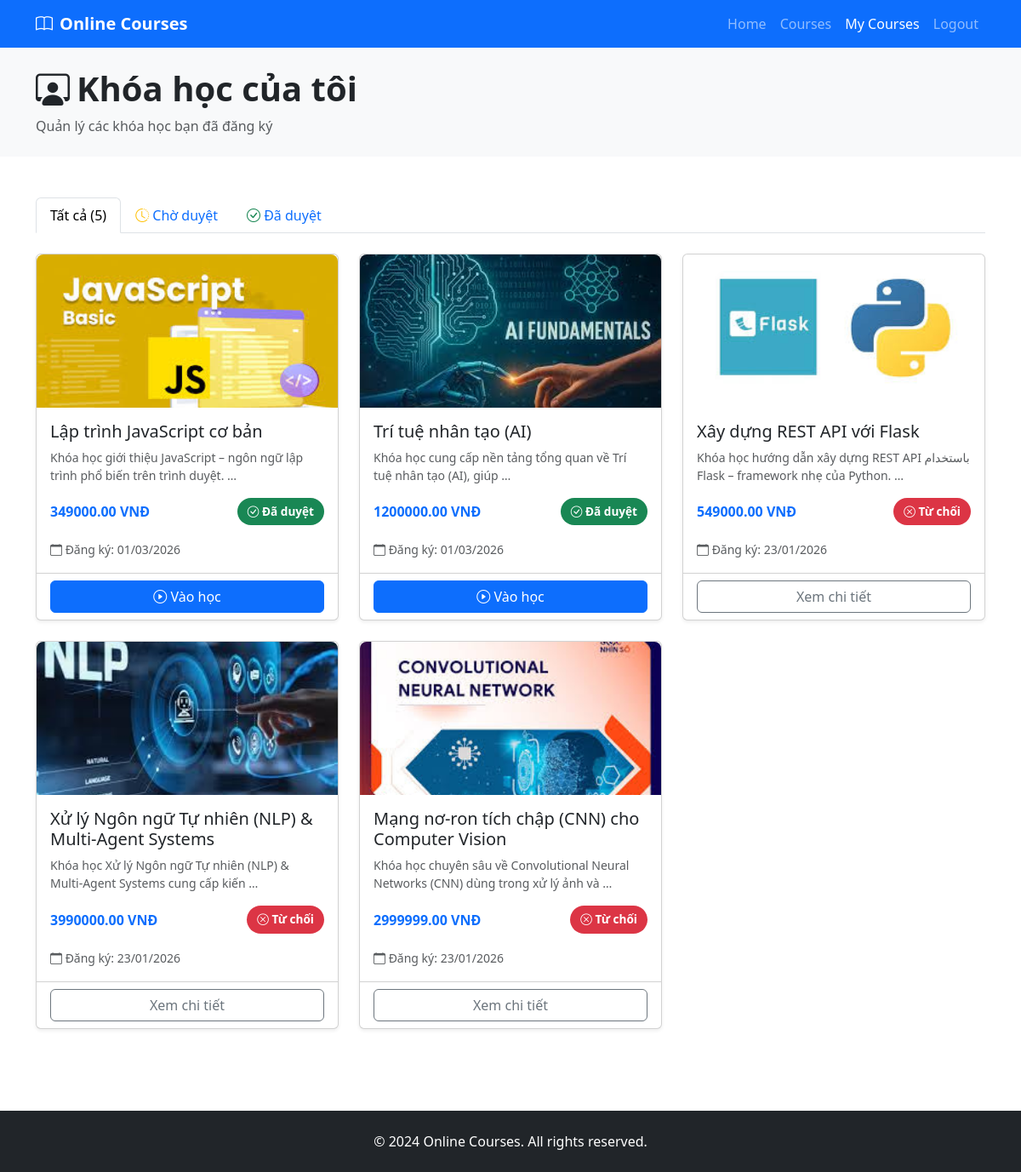
The page /courses/my-courses/ (signed in) on the database its author committed.
### courses/models.py (models this page shows, shortened)
class Enrollment(models.Model):
    STATUS_CHOICES = [
        ('pending', 'Chờ duyệt'),
        ('approved', 'Đã duyệt'),
        ('rejected', 'Từ chối'),
        ('cancelled', 'Đã hủy'),
    ]
    user = models.ForeignKey(
        User,
        on_delete=models.CASCADE,
        related_name='enrollments',
        verbose_name="Học viên"
    )
    course = models.ForeignKey(
        Course,
        on_delete=models.CASCADE,
        related_name='enrollments',
        verbose_name="Khóa học"
    )
    status = models.CharField(
        max_length=20,
        choices=STATUS_CHOICES,
        default='pending',
        verbose_name="Trạng thái"
    )
    created_at = models.DateTimeField(auto_now_add=True, verbose_name="Ngày đăng ký")
    updated_at = models.DateTimeField(auto_now=True, verbose_name="Ngày cập nhật")
    approved_at = models.DateTimeField(null=True, blank=True, verbose_name="Ngày duyệt")
    admin_note = models.TextField(blank=True, verbose_name="Ghi chú từ admin")
    class Meta:
        verbose_name = "Đăng ký học"
        verbose_name_plural = "Đăng ký học"
        ordering = ['-created_at']
        unique_together = ['user', 'course']
        permissions = [
            ("can_approve_enrollment", "Có thể duyệt đăng ký"),
            ("can_reject_enrollment", "Có thể từ chối đăng ký"),
        ]

class Course(models.Model):
    STATUS_CHOICES = [
        ('draft', 'Nháp'),
        ('pending', 'Chờ duyệt'),
        ('approved', 'Đã duyệt'),
        ('rejected', 'Từ chối'),
    ]
    title = models.CharField(max_length=200, verbose_name="Tiêu đề")
    description = models.TextField(verbose_name="Mô tả")
    price = models.DecimalField(max_digits=10, decimal_places=2, verbose_name="Giá")
    image = models.ImageField(upload_to='courses/', verbose_name="Hình ảnh")
    category = models.ForeignKey(
        Category,
        on_delete=models.SET_NULL,
        null=True,
        blank=True,
        related_name='courses',
        verbose_name="Danh mục"
    )
    status = models.CharField(
        max_length=20,
        choices=STATUS_CHOICES,
        default='draft',
        verbose_name="Trạng thái"
    )
    created_by = models.ForeignKey(
        User,
        on_delete=models.CASCADE,
        related_name='courses',
        verbose_name="Người tạo"
    )
    created_at = models.DateTimeField(auto_now_add=True, verbose_name="Ngày tạo")
    updated_at = models.DateTimeField(auto_now=True, verbose_name="Ngày cập nhật")
    class Meta:
        verbose_name = "Khóa học"
        verbose_name_plural = "Khóa học"
        ordering = ['-created_at']
        permissions = [
            ("can_approve_course", "Có thể duyệt khóa học"),
            ("can_reject_course", "Có thể từ chối khóa học"),
        ]

### courses/views.py (the view)
# urls.py: path('my-courses/', views.my_courses, name='my_courses'),
@login_required
def my_courses(request):
    enrollments = Enrollment.objects.filter(
        user=request.user
    ).select_related('course').order_by('-created_at')
    return render(request, 'courses/my_courses.html', {
        'enrollments': enrollments
    })

### templates/courses/my_courses.html (shortened to what this page needs)
<!DOCTYPE html>
<html lang="vi">
<head>
    <link href="https://cdn.jsdelivr.net/npm/bootstrap@5.3.2/dist/css/bootstrap.min.css" rel="stylesheet">
    <link href="https://cdn.jsdelivr.net/npm/bootstrap-icons@1.11.1/font/bootstrap-icons.css" rel="stylesheet">
</head>
<body>
<nav class="navbar navbar-expand-lg navbar-dark bg-primary">
    <div class="container">
        <a class="navbar-brand fw-bold" href="/">
            <i class="bi bi-book me-2"></i>Online Courses
        </a>
        <div class="collapse navbar-collapse" id="navbarNav">
            <ul class="navbar-nav ms-auto">
                <li class="nav-item">
                    <a class="nav-link" href="/">Home</a>
                </li>
                <li class="nav-item">
                    <a class="nav-link" href="/courses/">Courses</a>
                </li>
                <li class="nav-item">
                    <a class="nav-link active" href="/courses/my-courses/">My Courses</a>
                </li>
                <li class="nav-item">
                    <a class="nav-link" href="/logout/">Logout</a>
                </li>
            </ul>
        </div>
    </div>
</nav>
<header class="bg-light py-4">
    <div class="container">
        <h1 class="fw-bold">
            <i class="bi bi-person-workspace me-2"></i>Khóa học của tôi
        </h1>
        <p class="text-muted mb-0">Quản lý các khóa học bạn đã đăng ký</p>
    </div>
</header>
<main class="py-5">
    <div class="container">
        <ul class="nav nav-tabs mb-4" id="statusTab" role="tablist">
            <li class="nav-item" role="presentation">
                <button class="nav-link active" data-bs-toggle="tab" data-bs-target="#all">
                    Tất cả ({{ enrollments.count }})
                </button>
            </li>
            <li class="nav-item" role="presentation">
                <button class="nav-link" data-bs-toggle="tab" data-bs-target="#pending">
                    <i class="bi bi-clock-history text-warning"></i> Chờ duyệt
                </button>
            </li>
            <li class="nav-item" role="presentation">
                <button class="nav-link" data-bs-toggle="tab" data-bs-target="#approved">
                    <i class="bi bi-check-circle text-success"></i> Đã duyệt
                </button>
            </li>
        </ul>
        <div class="tab-content">
            <div class="tab-pane fade show active" id="all">
                {% if enrollments %}
                <div class="row g-4">
                    {% for enrollment in enrollments %}
                    <div class="col-md-6 col-lg-4">
                        <div class="card enrollment-card h-100 shadow-sm">
                            {% if enrollment.course.image %}
                            <img src="{{ enrollment.course.image.url }}" class="course-thumbnail" alt="{{ enrollment.course.title }}">
                            {% else %}
                            <img src="https://via.placeholder.com/400x180/0d6efd/ffffff?text=Course" class="course-thumbnail">
                            {% endif %}
                            <div class="card-body">
                                <h5 class="card-title">{{ enrollment.course.title }}</h5>
                                <p class="card-text text-muted small">
                                    {{ enrollment.course.description|truncatewords:15 }}
                                </p>
                                <div class="d-flex justify-content-between align-items-center mb-3">
                                    <span class="fw-bold text-primary">{{ enrollment.course.price }} VNĐ</span>
                                    {% if enrollment.status == 'pending' %}
                                    <span class="status-badge bg-warning text-dark">
                                        <i class="bi bi-clock"></i> Chờ duyệt
                                    </span>
                                    {% elif enrollment.status == 'approved' %}
                                    <span class="status-badge bg-success text-white">
                                        <i class="bi bi-check-circle"></i> Đã duyệt
                                    </span>
                                    {% elif enrollment.status == 'rejected' %}
                                    <span class="status-badge bg-danger text-white">
                                        <i class="bi bi-x-circle"></i> Từ chối
                                    </span>
                                    {% elif enrollment.status == 'cancelled' %}
                                    <span class="status-badge bg-secondary text-white">
                                        <i class="bi bi-slash-circle"></i> Đã hủy
                                    </span>
                                    {% endif %}
                                </div>
                                <small class="text-muted">
                                    <i class="bi bi-calendar"></i> Đăng ký: {{ enrollment.created_at|date:"d/m/Y" }}
                                </small>
                            </div>
                            <div class="card-footer bg-transparent">
                                <div class="d-grid gap-2">
                                    {% if enrollment.status == 'approved' %}
                                    <a href="{% url 'courses:course_detail' enrollment.course.id %}" class="btn btn-primary">
                                        <i class="bi bi-play-circle"></i> Vào học
                                    </a>
                                    {% else %}
                                    <a href="{% url 'courses:course_detail' enrollment.course.id %}" class="btn btn-outline-secondary">
                                        Xem chi tiết
                                    </a>
                                    {% endif %}
                                </div>
                            </div>
                        </div>
                    </div>
                    {% endfor %}
                </div>
                {% endif %}
            </div>
        </div>
    </div>
</main>
<footer class="bg-dark text-white py-4 mt-5">
    <div class="container text-center">
        <p class="mb-0">&copy; 2024 Online Courses. All rights reserved.</p>
    </div>
</footer>
</body>
</html>

### templates/courses/my_courses.html (style rules this page uses)
.enrollment-card { transition: transform 0.2s; }
.status-badge { font-size: 0.85rem; padding: 6px 12px; border-radius: 20px; font-weight: 600; }
.course-thumbnail { width: 100%; height: 180px; object-fit: cover; border-radius: 8px 8px 0 0; }

### rows shown on the page
Enrollment: course.image (picture), course "Lập trình JavaScript cơ bản", course.description "Khóa học giới thiệu JavaScript – ngôn ngữ lập trình phổ biến trên trình duyệt. …", course.price "349000.00", status "approved" (drawn), created_at "01/03/2026"
Enrollment: course.image (picture), course "Trí tuệ nhân tạo (AI)", course.description "Khóa học cung cấp nền tảng tổng quan về Trí tuệ nhân tạo (AI), giúp …", course.price "1200000.00", status "approved" (drawn), created_at "01/03/2026"
Enrollment: course.image (picture), course "Xây dựng REST API với Flask", course.description "Khóa học hướng dẫn xây dựng REST API باستخدام Flask – framework nhẹ của Python. …", course.price "549000.00", status "rejected" (drawn), created_at "23/01/2026"
Enrollment: course.image (picture), course "Xử lý Ngôn ngữ Tự nhiên (NLP) & Multi-Agent Systems", course.description "Khóa học Xử lý Ngôn ngữ Tự nhiên (NLP) & Multi-Agent Systems cung cấp kiến …", course.price "3990000.00", status "rejected" (drawn), created_at "23/01/2026"
Enrollment: course.image (picture), course "Mạng nơ-ron tích chập (CNN) cho Computer Vision", course.description "Khóa học chuyên sâu về Convolutional Neural Networks (CNN) dùng trong xử lý ảnh và …", course.price "2999999.00", status "rejected" (drawn), created_at "23/01/2026"

### other values the page prints
{{ enrollments.count }} "5"
